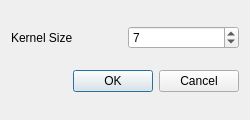
<?xml version="1.0" encoding="UTF-8"?>
<ui version="4.0">
 <class>Dialog</class>
 <widget class="QDialog" name="Dialog">
  <property name="geometry">
   <rect>
    <x>0</x>
    <y>0</y>
    <width>250</width>
    <height>120</height>
   </rect>
  </property>
  <property name="windowTitle">
   <string>Median Filter</string>
  </property>
  <layout class="QGridLayout" name="gridLayout">
   <item row="0" column="0">
    <widget class="QLabel" name="kernel_size_label">
     <property name="text">
      <string>Kernel Size</string>
     </property>
    </widget>
   </item>
   <item row="0" column="1">
    <widget class="ScientificDoubleSpinBox" name="kernel_size">
     <property name="decimals">
      <number>0</number>
     </property>
     <property name="minimum">
      <double>1.000000000000000</double>
     </property>
     <property name="singleStep">
      <double>2.000000000000000</double>
     </property>
     <property name="value">
      <double>7.000000000000000</double>
     </property>
    </widget>
   </item>
   <item row="1" column="0" colspan="2">
    <widget class="QDialogButtonBox" name="button_box">
     <property name="orientation">
      <enum>Qt::Horizontal</enum>
     </property>
     <property name="standardButtons">
      <set>QDialogButtonBox::Cancel|QDialogButtonBox::Ok</set>
     </property>
    </widget>
   </item>
  </layout>
 </widget>
 <customwidgets>
  <customwidget>
   <class>ScientificDoubleSpinBox</class>
   <extends>QDoubleSpinBox</extends>
   <header>scientificspinbox.h</header>
  </customwidget>
 </customwidgets>
 <resources/>
 <connections>
  <connection>
   <sender>button_box</sender>
   <signal>accepted()</signal>
   <receiver>Dialog</receiver>
   <slot>accept()</slot>
   <hints>
    <hint type="sourcelabel">
     <x>248</x>
     <y>254</y>
    </hint>
    <hint type="destinationlabel">
     <x>157</x>
     <y>274</y>
    </hint>
   </hints>
  </connection>
  <connection>
   <sender>button_box</sender>
   <signal>rejected()</signal>
   <receiver>Dialog</receiver>
   <slot>reject()</slot>
   <hints>
    <hint type="sourcelabel">
     <x>316</x>
     <y>260</y>
    </hint>
    <hint type="destinationlabel">
     <x>286</x>
     <y>274</y>
    </hint>
   </hints>
  </connection>
 </connections>
</ui>
